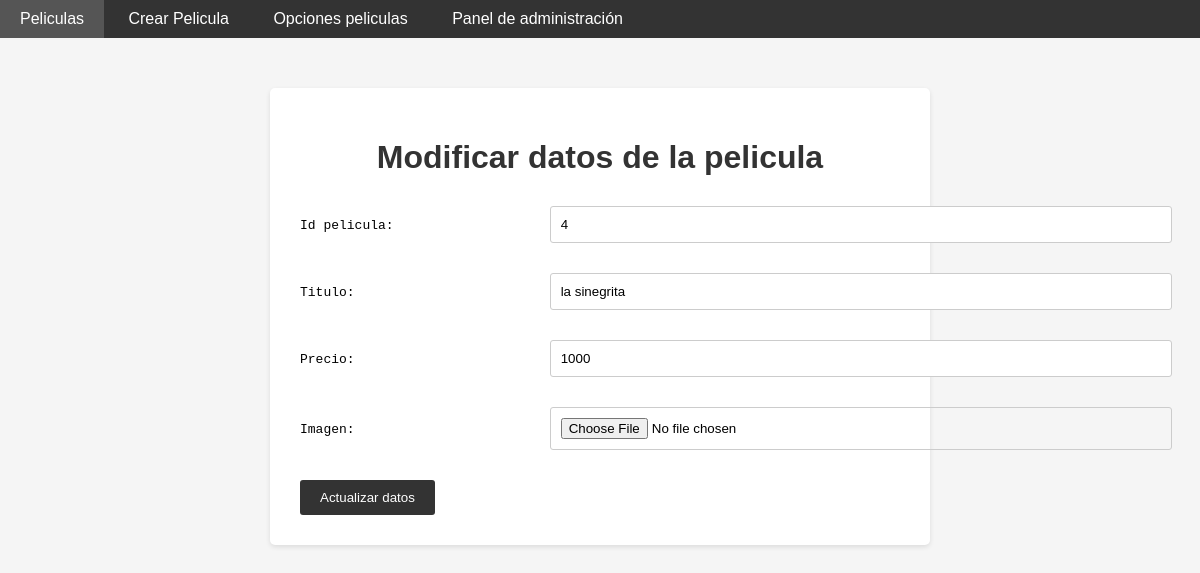
/peliculas/encontrar_pelicula/4, run on the app's committed database.
### administrador/models.py (models this page shows, shortened)
class Peliculas(models.Model):
    id_pelicula = models.AutoField(primary_key=True)
    titulo = models.CharField(max_length=30,null=False)
    precio = models.IntegerField(null=False)
    imagen = models.ImageField(null=False)

### administrador/views.py (the view)
# urls.py: path('peliculas/encontrar_pelicula/<str:pk>',views.encontrar_pelicula,name="encontrar_pelicula"),
def encontrar_pelicula(request,pk):
    if pk != " ":
        peliculas = Peliculas.objects.get(id_pelicula=pk)
        context = {'peliculas':peliculas}
    if peliculas:
        return render(request,'html/peliculas/modificar_pelicula.html',context)
    else:
        context = {'mensaje': 'Error: Id de la palicula no encontrada'}
        return render(request,'html/peliculas/opciones_peliculas.html',context)

### administrador/templates/html/peliculas/modificar_pelicula.html (shortened to what this page needs)
<!DOCTYPE html>
{% load static %}
<html lang="en">
<head>
    <link rel="stylesheet" href="{% static 'css/modificar_pelicula.css' %}">
</head>
<body>
    <nav>
        <ul>
            <li><a href="{% url 'peliculas_totales' %}">Peliculas</a></li>
            <li><a href="{% url 'crear_pelicula' %}">Crear Pelicula</a></li>
            <li><a href="{% url 'opciones_peliculas' %}">Opciones peliculas</a></li>
            <li><a href="{% url 'panel_administracion' %}">Panel de administración</a></li>
        </ul>
    </nav>
    <div class="formulario">
        <h1>Modificar datos de la pelicula</h1>
        <form action="{% url 'modificar_pelicula' %}" method="post" enctype="multipart/form-data">
            <pre>Id pelicula:                    <input type="text" name="id_pelicula" value="{{ peliculas.id_pelicula }}" readonly></pre>
            <pre>Titulo:                         <input type="text" name="titulo" value="{{ peliculas.titulo }}"></pre>
            <pre>Precio:                         <input type="number" name="precio" value="{{ peliculas.precio }}"></pre>
            <pre>Imagen:                         <input type="file" name="imagen" value="{{ peliculas.imagen }}"></pre>
            {% if peliculas %}
            <input type="submit" name="opcion" value="Actualizar datos">
        </form>
        {% endif %}
    </div>
</body>

### administrador/static/css/modificar_pelicula.css (style rules this page uses)
body { font-family: Arial, sans-serif; margin: 0; padding: 0; background-color: #f5f5f5; }
h1 { color: #333; }
nav { background-color: #333; }
nav ul { list-style: none; margin: 0; padding: 0; }
nav ul li { display: inline-block; }
nav ul li a { display: block; color: #fff; text-decoration: none; padding: 10px 20px; }
.formulario { background-color: #fff; max-width: 600px; margin: 50px auto; padding: 30px; border-radius: 5px; box-shadow: 0 2px 5px rgba(0, 0, 0, 0.1); }
.formulario h1 { text-align: center; margin-bottom: 30px; }
.formulario pre { margin: 10px 0; }
.formulario input[type="text"], .formulario input[type="number"], .formulario input[type="file"] { width: 100%; padding: 10px; margin-bottom: 20px; border: 1px solid #ccc; border-radius: 3px; }
.formulario input[type="submit"] { background-color: #333; color: #fff; border: none; padding: 10px 20px; border-radius: 3px; cursor: pointer; }

### data on the page
Peliculas: id_pelicula "4", titulo "la sinegrita", precio "1000"
